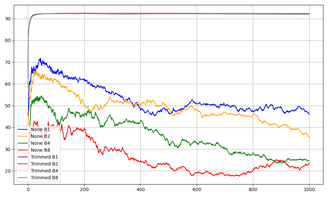
#> input picture figures/mnist_defense_vs_non_defense.png, 328 x 197 px, shrunk from 1000 x 600 before the run
$ python com_vs_byzantine.py
#> lines starting #> are read from the running program, lines starting #| are printed output that depends on the picture
import matplotlib.pyplot as plt
import matplotlib.image as mpimg
from PIL import Image

mnist = "mnist_defense_vs_non_defense.png"   # <- rename files to avoid spaces
cifar = "cifar_defense_vs_non_defense.png"

def combine_matplotlib(out="COMBRIDGE_vs_Byzantine.png"):
#> called with out = 'COMBRIDGE_vs_Byzantine.png'
    img1 = mpimg.imread(mnist)
#> img1 is the input picture: shape (197, 328, 4) float32; mean R, G, B, A 0.963, 0.956, 0.956, 1
    img2 = mpimg.imread(cifar)
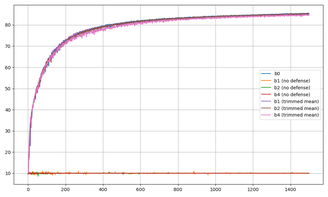
#> input picture figures/cifar_defense_vs_non_defense.png, 328 x 197 px, shrunk from 1000 x 600 before the run
#> img2 is the input picture: shape (197, 328, 4) float32; mean R, G, B, A 0.973, 0.965, 0.968, 1

    fig, axes = plt.subplots(1, 2, figsize=(11, 4.2), dpi=300)

    # 左边图
    axes[0].imshow(img1)
    axes[0].set_title("MNIST", fontsize=14)
    axes[0].axis("off")

    # 右边图
    axes[1].imshow(img2)
    axes[1].set_title("CIFAR-10", fontsize=14)
    axes[1].axis("off")

    # 全局标签
    fig.text(0.5, 0.02, "Communication Rounds", ha="center", fontsize=16)
    fig.text(0.015, 0.5, "Mean Accuracy", va="center", rotation="vertical", fontsize=16)


    # 调整布局，减少空白
    plt.subplots_adjust(wspace=0.01, left=0.07, right=0.93, top=0.82, bottom=0.12)

    fig.savefig(out, bbox_inches="tight", pad_inches=0.05)
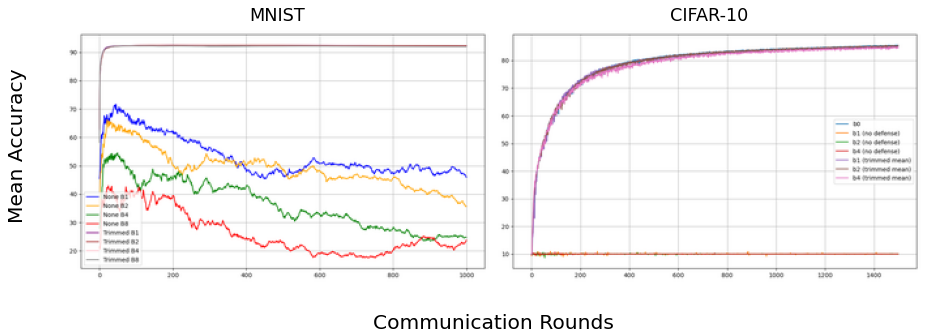
#> figure drawn by matplotlib, 2 panels
    plt.close(fig)

if __name__ == "__main__":
    combine_matplotlib()
